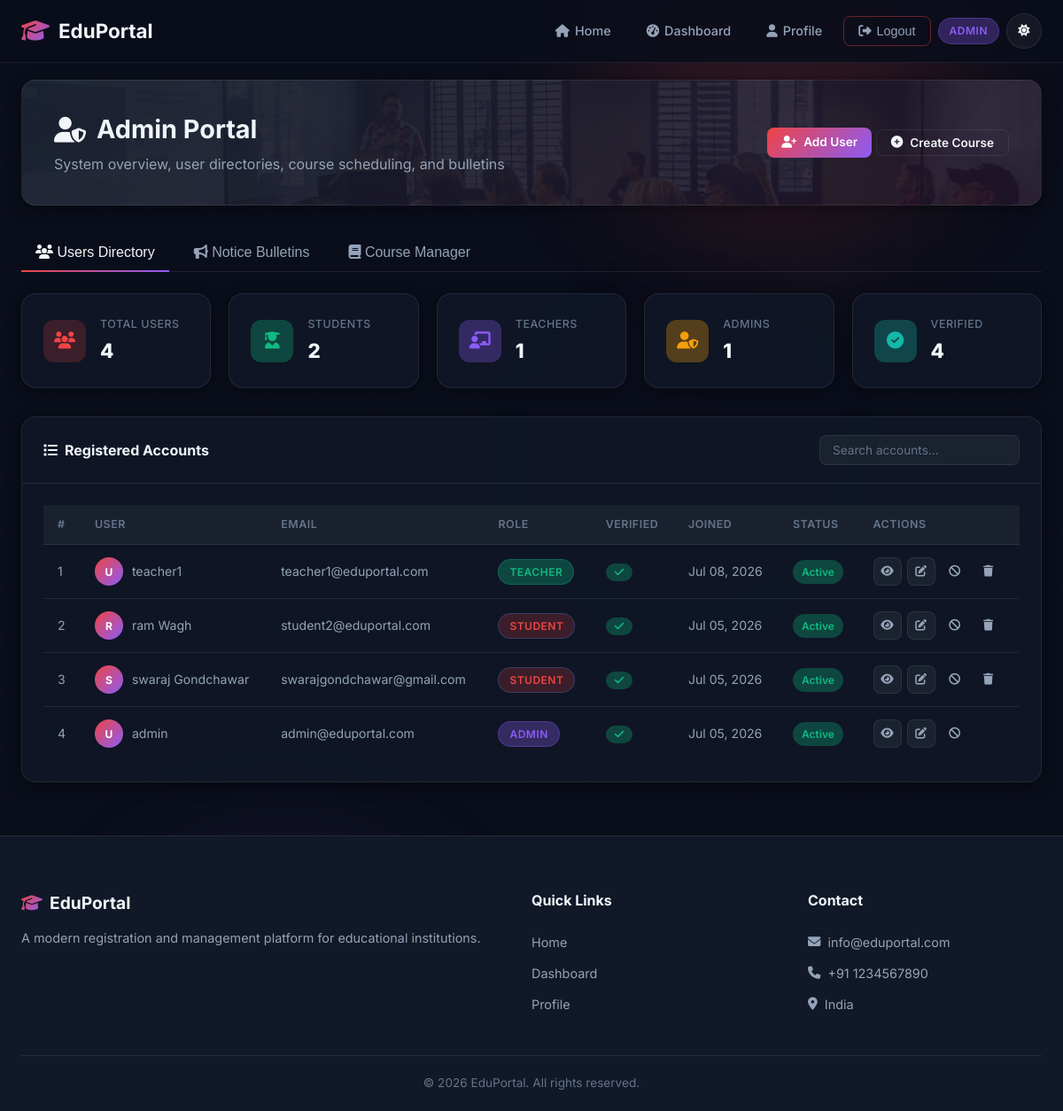
The page /dashboard/admin-panel/ (signed in) on the database its author committed.
### accounts/models.py (models this page shows, shortened)
class User(AbstractUser):
    class Role(models.TextChoices):
        STUDENT = 'student', 'Student'
        TEACHER = 'teacher', 'Teacher'
        ADMIN = 'admin', 'Admin'
    role = models.CharField(
        max_length=10,
        choices=Role.choices,
        default=Role.STUDENT,
    )
    email = models.EmailField(unique=True)
    is_email_verified = models.BooleanField(default=False)
    failed_login_attempts = models.IntegerField(default=0)
    lockout_until = models.DateTimeField(null=True, blank=True)
    @property
    def is_admin_user(self):
        return self.role == self.Role.ADMIN

### dashboard/views.py (the view)
# urls.py: path('admin-panel/', views.admin_dashboard, name='admin_dashboard'),
@admin_required
def admin_dashboard(request):
    total_users = User.objects.count()
    total_students = User.objects.filter(role='student').count()
    total_teachers = User.objects.filter(role='teacher').count()
    total_admins = User.objects.filter(role='admin').count()
    verified_users = User.objects.filter(is_email_verified=True).count()
    all_users = User.objects.order_by('-date_joined')
    dept_stats = StudentDetail.objects.values('department').annotate(
        count=Count('id')
    ).order_by('-count')
    announcements = Announcement.objects.all().order_by('-is_pinned', '-created_at')[:5]
    courses = Course.objects.all()
    total_enrollments = Enrollment.objects.filter(status='active').count()
    total_courses = courses.count()
    announcement_form = AnnouncementForm()
    course_form = CourseForm()
    context = {
        'total_users': total_users,
        'total_students': total_students,
        'total_teachers': total_teachers,
        'total_admins': total_admins,
        'verified_users': verified_users,
        'all_users': all_users,
        'dept_stats': dept_stats,
        'announcements': announcements,
        'courses': courses,
        'announcement_form': announcement_form,
        'course_form': course_form,
        'total_enrollments': total_enrollments,
        'total_courses': total_courses,
    }
    return render(request, 'dashboard/admin_dashboard.html', context)

### templates/dashboard/admin_dashboard.html (shortened to what this page needs)
{% extends 'base.html' %}
{% block content %}
<section class="dashboard-section">
    <div class="dashboard-container">
        <div class="dashboard-header animated-slide-in">
            <div class="dashboard-welcome">
                <h1><i class="fas fa-user-shield"></i> Admin Portal</h1>
                <p>System overview, user directories, course scheduling, and bulletins</p>
            </div>
            <div class="dashboard-actions">
                <a href="{% url 'dashboard:admin_add_user' %}" class="btn btn-primary btn-sm">
                    <i class="fas fa-user-plus"></i> Add User
                </a>
                <button class="btn btn-outline btn-sm" data-modal-target="createCourseModal">
                    <i class="fas fa-plus-circle"></i> Create Course
                </button>
            </div>
        </div>
        <div class="tab-controls animated-slide-in">
            <button class="tab-btn active" data-tab-target="users-panel">
                <i class="fas fa-users"></i> Users Directory
            </button>
            <button class="tab-btn" data-tab-target="notices-panel">
                <i class="fas fa-bullhorn"></i> Notice Bulletins
            </button>
            <button class="tab-btn" data-tab-target="courses-panel">
                <i class="fas fa-book"></i> Course Manager
            </button>
        </div>
        <div class="tab-panel active" id="users-panel">
            <div class="stats-grid stats-grid-5">
                <div class="stat-card glass-card stat-blue">
                    <div class="stat-icon"><i class="fas fa-users"></i></div>
                    <div class="stat-content">
                        <h3>Total Users</h3>
                        <p class="stat-value">{{ total_users }}</p>
                    </div>
                </div>
                <div class="stat-card glass-card stat-green">
                    <div class="stat-icon"><i class="fas fa-user-graduate"></i></div>
                    <div class="stat-content">
                        <h3>Students</h3>
                        <p class="stat-value">{{ total_students }}</p>
                    </div>
                </div>
                <div class="stat-card glass-card stat-purple">
                    <div class="stat-icon"><i class="fas fa-chalkboard-teacher"></i></div>
                    <div class="stat-content">
                        <h3>Teachers</h3>
                        <p class="stat-value">{{ total_teachers }}</p>
                    </div>
                </div>
                <div class="stat-card glass-card stat-orange">
                    <div class="stat-icon"><i class="fas fa-user-shield"></i></div>
                    <div class="stat-content">
                        <h3>Admins</h3>
                        <p class="stat-value">{{ total_admins }}</p>
                    </div>
                </div>
                <div class="stat-card glass-card stat-teal">
                    <div class="stat-icon"><i class="fas fa-check-circle"></i></div>
                    <div class="stat-content">
                        <h3>Verified</h3>
                        <p class="stat-value">{{ verified_users }}</p>
                    </div>
                </div>
            </div>
            <div class="dashboard-grid" style="margin-top: 32px;">
                <div class="dashboard-card glass-card full-width">
                    <div class="card-header">
                        <h2><i class="fas fa-list"></i> Registered Accounts</h2>
                        <div class="card-header-actions">
                            <input type="text" class="form-input search-input" id="userSearch" placeholder="Search accounts...">
                        </div>
                    </div>
                    <div class="card-body">
                        <div class="table-responsive">
                            <table class="data-table" id="userTable">
                                <thead>
                                    <tr>
                                        <th>#</th>
                                        <th>User</th>
                                        <th>Email</th>
                                        <th>Role</th>
                                        <th>Verified</th>
                                        <th>Joined</th>
                                        <th>Status</th>
                                        <th>Actions</th>
                                    </tr>
                                </thead>
                                <tbody>
                                    {% for u in all_users %}
                                    <tr>
                                        <td>{{ forloop.counter }}</td>
                                        <td>
                                            <div class="user-cell">
                                                <div class="user-avatar-sm">
                                                    {{ u.first_name|first|default:"U"|upper }}
                                                </div>
                                                {{ u.get_full_name|default:u.username }}
                                            </div>
                                        </td>
                                        <td>{{ u.email }}</td>
                                        <td>
                                            <span class="user-role-badge role-{{ u.role }}">
                                                {{ u.get_role_display }}
                                            </span>
                                        </td>
                                        <td>
                                            {% if u.is_email_verified %}
                                                <span class="badge badge-success"><i class="fas fa-check"></i></span>
                                            {% else %}
                                                <span class="badge badge-warning"><i class="fas fa-clock"></i></span>
                                            {% endif %}
                                        </td>
                                        <td>{{ u.date_joined|date:"M d, Y" }}</td>
                                        <td>
                                            {% if u.is_active %}
                                                <span class="badge badge-success">Active</span>
                                            {% else %}
                                                <span class="badge badge-danger">Inactive</span>
                                            {% endif %}
                                        </td>
                                        <td>
                                            <div class="action-buttons">
                                                <a href="{% url 'dashboard:admin_manage_user' u.pk %}" class="btn-icon btn-icon-blue" title="View Details">
                                                    <i class="fas fa-eye"></i>
                                                </a>
                                                <a href="{% url 'dashboard:admin_edit_user' u.pk %}" class="btn-icon btn-icon-green" title="Edit Profile">
                                                    <i class="fas fa-edit"></i>
                                                </a>
                                                <form action="{% url 'dashboard:admin_toggle_active' u.pk %}" method="POST" style="display: inline-block; margin: 0;">
                                                    <button type="submit" class="btn-icon btn-icon-{% if u.is_active %}orange{% else %}green{% endif %}" title="{% if u.is_active %}Deactivate{% else %}Activate{% endif %}" style="background: none; border: none; cursor: pointer; padding: 0;">
                                                        <i class="fas fa-{% if u.is_active %}ban{% else %}check{% endif %}"></i>
                                                    </button>
                                                </form>
                                                {% if u != request.user %}
                                                <form action="{% url 'dashboard:admin_delete_user' u.pk %}" method="POST" style="display: inline-block; margin: 0;" onsubmit="return confirm('Are you sure you want to permanently delete user {{ u.username }}?');">
                                                    <button type="submit" class="btn-icon btn-icon-red" title="Delete User" style="background: none; border: none; cursor: pointer; padding: 0;">
                                                        <i class="fas fa-trash"></i>
                                                    </button>
                                                </form>
                                                {% endif %}
                                            </div>
                                        </td>
                                    </tr>
                                    {% endfor %}
                                </tbody>
                            </table>
                        </div>
                    </div>
                </div>
            </div>
        </div>
    </div>
</section>
{% endblock %}

### templates/base.html (shortened to what this page needs)
{% load static %}
<!DOCTYPE html>
<html lang="en">
<head>
    <link rel="stylesheet" href="https://cdnjs.cloudflare.com/ajax/libs/font-awesome/6.5.1/css/all.min.css">
    <link rel="stylesheet" href="{% static 'css/style.css' %}?v=3.5">
</head>
<body>
    <div class="glowing-bg-container">
        <div class="bg-grid-overlay"></div>
        <div class="glowing-blob blob-ambient"></div>
    </div>
    <nav class="navbar" id="navbar">
        <div class="nav-container">
            <a href="{% url 'home' %}" class="nav-logo">
                <i class="fas fa-graduation-cap"></i>
                <span>EduPortal</span>
            </a>
            <ul class="nav-menu" id="navMenu">
                <li><a href="{% url 'home' %}" class="nav-link"><i class="fas fa-home"></i> Home</a></li>
                {% if user.is_authenticated %}
                    <li><a href="{% url 'dashboard:redirect' %}" class="nav-link"><i class="fas fa-tachometer-alt"></i> Dashboard</a></li>
                    <li><a href="{% url 'accounts:profile' %}" class="nav-link"><i class="fas fa-user"></i> Profile</a></li>
                    <li>
                        <button type="button" class="nav-link nav-btn btn-logout" data-modal-target="logoutModal" style="background: none; border: 1px solid rgba(239, 68, 68, 0.4); cursor: pointer;">
                            <i class="fas fa-sign-out-alt"></i> Logout
                        </button>
                    </li>
                    <li class="nav-user-badge">
                        <span class="user-role-badge role-{{ user.role }}">
                            {{ user.get_role_display }}
                        </span>
                    </li>
                {% else %}
                    <li><a href="{% url 'accounts:login' %}" class="nav-link nav-btn btn-login"><i class="fas fa-sign-in-alt"></i> Login</a></li>
                    <li><a href="{% url 'accounts:register' %}" class="nav-link nav-btn btn-register"><i class="fas fa-user-plus"></i> Register</a></li>
                {% endif %}
                <li>
                    <button class="theme-toggle-btn" id="themeToggle" title="Toggle Light/Dark Theme">
                        <i class="fas fa-sun" id="themeIcon"></i>
                    </button>
                </li>
            </ul>
        </div>
    </nav>
    <main class="main-content">
        {% block content %}{% endblock %}
    </main>
    <footer class="footer">
        <div class="footer-container">
            <div class="footer-grid">
                <div class="footer-section">
                    <h3><i class="fas fa-graduation-cap"></i> EduPortal</h3>
                    <p>A modern registration and management platform for educational institutions.</p>
                </div>
                <div class="footer-section">
                    <h4>Quick Links</h4>
                    <ul>
                        <li><a href="{% url 'home' %}">Home</a></li>
                        {% if user.is_authenticated %}
                        <li><a href="{% url 'dashboard:redirect' %}">Dashboard</a></li>
                        <li><a href="{% url 'accounts:profile' %}">Profile</a></li>
                        {% else %}
                        <li><a href="{% url 'accounts:login' %}">Login</a></li>
                        <li><a href="{% url 'accounts:register' %}">Register</a></li>
                        {% endif %}
                    </ul>
                </div>
                <div class="footer-section">
                    <h4>Contact</h4>
                    <ul>
                        <li><i class="fas fa-envelope"></i> info@eduportal.com</li>
                        <li><i class="fas fa-phone"></i> +91 1234567890</li>
                        <li><i class="fas fa-map-marker-alt"></i> India</li>
                    </ul>
                </div>
            </div>
            <div class="footer-bottom">
                <p>&copy; 2026 EduPortal. All rights reserved.</p>
            </div>
        </div>
    </footer>
</body>
</html>

### rows shown on the page
User: role "ADMIN", first_name|first "U", get_full_name "admin", email "admin@eduportal.com", is_email_verified True (drawn), date_joined "Jul 05, 2026", is_active "Active"
User: first_name|first "U", get_full_name "teacher1", email "teacher1@eduportal.com", role "TEACHER", is_email_verified True (drawn), date_joined "Jul 08, 2026", is_active "Active"
User: first_name|first "R", get_full_name "ram Wagh", email "student2@eduportal.com", role "STUDENT", is_email_verified True (drawn), date_joined "Jul 05, 2026", is_active "Active"
User: first_name|first "S", get_full_name "swaraj Gondchawar", email "swarajgondchawar@gmail.com", role "STUDENT", is_email_verified True (drawn), date_joined "Jul 05, 2026", is_active "Active"

### other values the page prints
{{ total_users }} "4"
{{ total_students }} "2"
{{ total_teachers }} "1"
{{ total_admins }} "1"
{{ verified_users }} "4"
